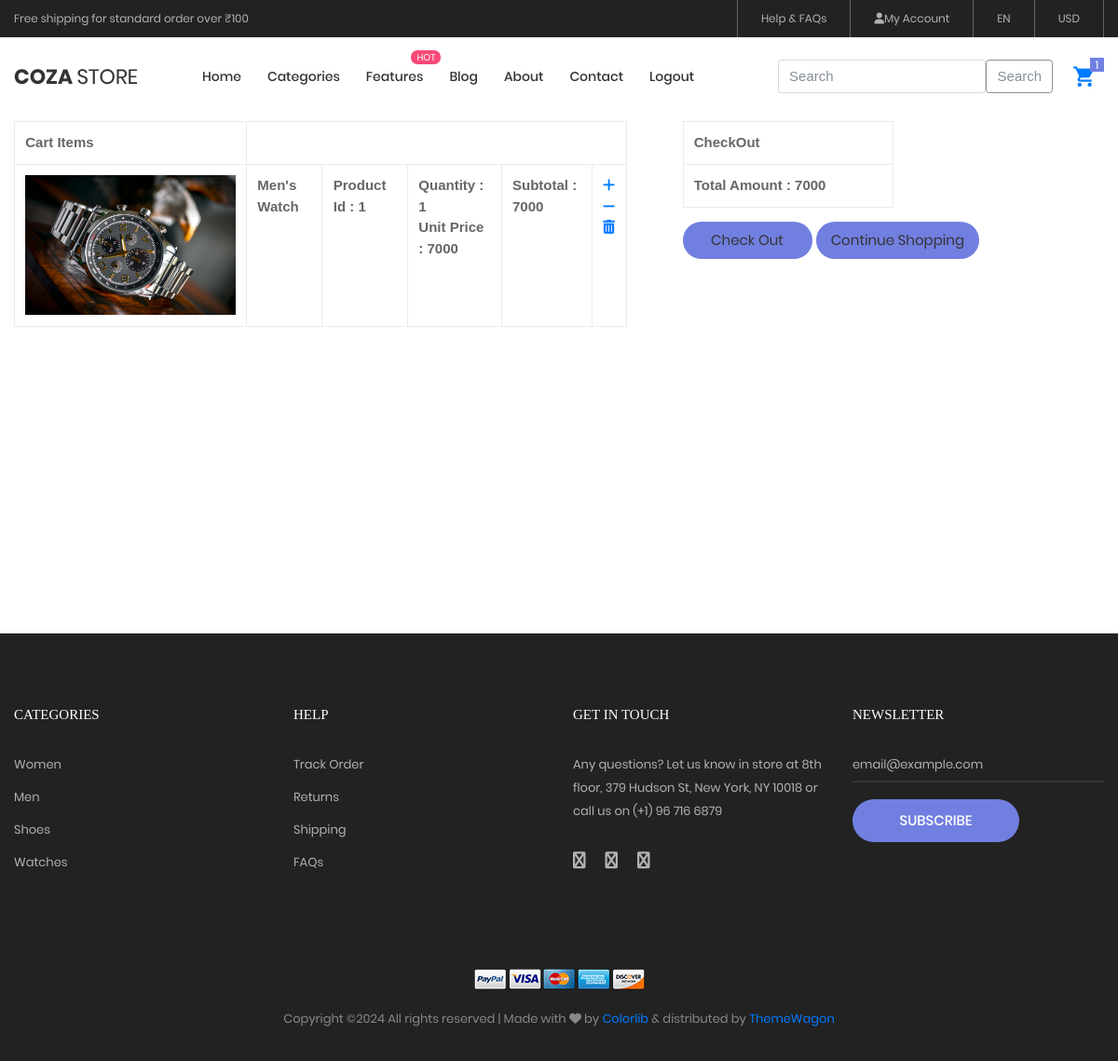
The app's page /cart/view_cart (signed in) with its own data.
### cart/models.py (models this page shows, shortened)
class Cart(models.Model):
    product = models.ForeignKey(Product,on_delete=models.CASCADE)
    user = models.ForeignKey(User,on_delete=models.CASCADE)
    quantity = models.IntegerField()
    date_added = models.DateTimeField(auto_now_add=True)
    def subtotal(self):
        return self.quantity*self.product.p_price

### shop/models.py (models this page shows, shortened)
class Product(models.Model):
    p_name = models.CharField(max_length=20)
    p_desc = models.TextField()
    p_price = models.IntegerField()
    p_image = models.ImageField(upload_to='media/products',null=True,blank=True)
    p_stock = models.IntegerField()
    p_available = models.BooleanField(default=True)
    p_created = models.DateTimeField(auto_now_add=True)
    p_updated = models.DateTimeField(auto_now=True)
    p_category = models.ForeignKey(Category,on_delete=models.CASCADE)

### cart/views.py (the view)
# urls.py: path('view_cart',views.view_cart,name='view_cart'),
def view_cart(request):
    user = request.user
    cart = Cart.objects.filter(user=user)
    total = 0
    for i in cart:
        total = total + i.quantity*i.product.p_price
    return render(request,'cart.html',{'cart':cart,'total':total})

### cart/context_processors.py (called while the page is built)
def total(request):
    user = request.user
    count = 0
    if request.user.is_authenticated:
        try:
            item = Cart.objects.filter(user=user)
            count = item.count()
        except:
            count = 0
    return {'count':count}

### shop/context_processors.py (called while the page is built)
def links(request):
    c = Category.objects.all()
    return {'links':c}

### templates/cart.html
{% extends 'navbar.html' %}
{% load static %}
{% block content %}
<section style="height:80vh">
	<div class="row">
		<div class="col-7">
			<div class="container mt-5 pt-5">
				<table class="table table-bordered">
					<tr>
						<th>Cart Items</th>
					</tr>
					{% for i in cart %}
						<tr>
							<th><img src="{{i.product.p_image.url}}" height="150px"></th>
							<th>{{i.product.p_name}}</th>
							<th>Product Id : {{i.product.id}}</th>
							<th>Quantity : {{i.quantity}} <br> Unit Price : {{i.product.p_price}}</th>
							<th>Subtotal : {{i.subtotal}}</th>
							<th>
								{% if i.product.p_stock > 0 %}
									<a href="{% url 'cart:add_to_cart' i.product.id %}"><i class="fa-solid fa-plus"></i></a> <br>
									<a href="{% url 'cart:cart_minus' i.product.id %}"><i class="fa-solid fa-minus"></i></a> <br>
									<a href="{% url 'cart:cart_trash' i.product.id i.id %}"><i class="fa-solid fa-trash-can"></i></a>
								{% else %}
									<a href="{% url 'cart:cart_minus' i.product.id %}"><i class="fa-solid fa-minus"></i></a> <br>
									<a href="{% url 'cart:cart_trash' i.product.id i.id %}"><i class="fa-solid fa-trash-can"></i></a>
								{% endif %}
							</th>
						</tr>
					{% endfor %}
				</table>
			</div>
		</div>
		<div class="col-5">
			<div class="container mt-5 pt-5">
				<table class="table table-bordered" style="width:50%;">
					<tr>
						<th>CheckOut</th>
					</tr>
					<tr>
						<th>Total Amount : {{total}} </th>
					</tr>
				</table>
				<a href="{% url 'cart:place_order' %}" class="btn stext-103 cl2 size-102 bg1 bor2 hov-btn1 p-lr-15 trans-04">Check Out</a>
				<a href="{% url 'shop:categories' %}" class="btn stext-103 cl2 size-102 bg1 bor2 hov-btn1 p-lr-15 trans-04">Continue Shopping</a>
			</div>
		</div>
	</div>
</section>
{% endblock %}

### static/css/main.css (style rules this page uses)
.container { max-width: 1380px; }
@media (max-width: 1600px) { .container { max-width: 1200px; } }
.cl2 { color: #333; }
.stext-103 { font-family: Poppins-Regular; font-size: 15px; line-height: 1.466667; }
.size-102 { min-width: 139px; height: 40px; }
.bg1 { background-color: #717fe0; }
.bor2 { border-radius: 20px; }

### records on screen
Cart: product.p_image (picture), product.p_name "Men's Watch", product.id "1", quantity "1", product.p_price "7000", subtotal "7000"

### other values on screen
{{ total }} "7000"
